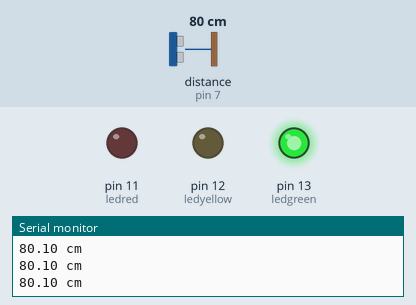
Simulated run of this sketch. Board: Arduino Uno, built with avr-gcc and run on an emulated ATmega328P. On the bench: output pins drawn as LEDs (lit = HIGH), the last lines printed to the serial monitor. Wiring (inferred from the names in the program): ultrasonic range finder: trigger pin 6; echo pin 7. Inputs (shaded band) come from the test bench; at power-on: distance to the obstacle (sensor on pin 7) 80 cm. The echo pulse lasts 58.3 µs per cm; pins used as bus, display or sensor lines are not drawn.

Above: at 1.3 s.
1.4 s: distance to the obstacle (sensor on pin 7) set to 23 cm
2.9 s: distance to the obstacle (sensor on pin 7) set to 18 cm
At 4.2 s:
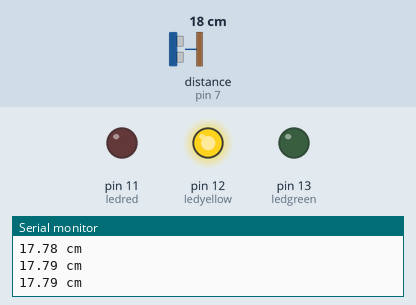
4.5 s: distance to the obstacle (sensor on pin 7) set to 12 cm
6.0 s: distance to the obstacle (sensor on pin 7) set to 9 cm
At 6.9 s:
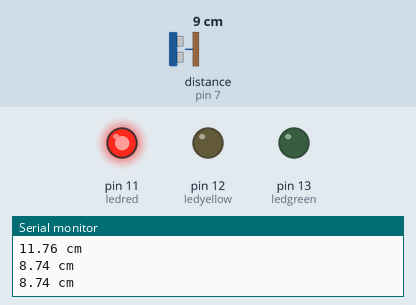
7.5 s: distance to the obstacle (sensor on pin 7) set to 35 cm
At 8.3 s:
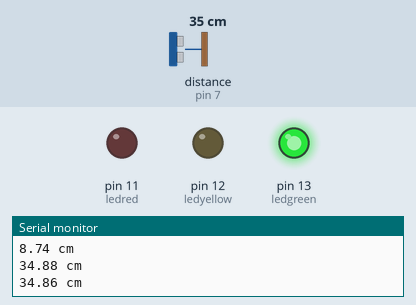
9.0 s: distance to the obstacle (sensor on pin 7) set to 2 cm
At 9.7 s:
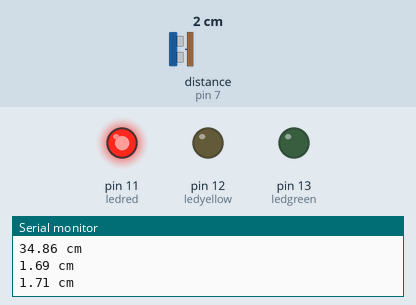
Timing chart, 0 to 11.5 s (numbered marks = the images above; inputs shaded):
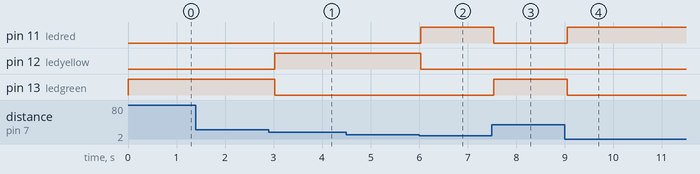

The sketch:

sketch_apr03b2.ino
```cpp
/*
  Interfacing ultrasonic sensor with arduino
  - Ayush Vema (101411009)
*/
const int trig = 6;
const int echo = 7;

const int ledgreen = 13;
const int ledyellow = 12;
const int ledred = 11;

long duration;
float inches, cm;
float cmDivisor=29.0 , inDivisor=79.0;

void setup()  {
  Serial.begin(9600);
  pinMode(trig,OUTPUT);
  pinMode(echo,INPUT);

  pinMode(ledgreen, OUTPUT);
  pinMode(ledyellow, OUTPUT);
  pinMode(ledred, OUTPUT);
}

void loop() {
  digitalWrite(trig, LOW);
  delayMicroseconds(2);
  digitalWrite(trig, HIGH);
  delayMicroseconds(5);
  digitalWrite(trig, LOW);
  duration = pulseIn(echo, HIGH); //returns time duration taken

  inches = duration / inDivisor / 2.0; //converts the time duration to inches
  cm = duration / cmDivisor / 2.0; //converts the time duration to cm

  ledDistance();  //glow lights acc. to distance

  Serial.print(cm);
  Serial.println(" cm");
  delay(500);  //to delay loop by .5 sec
}

void ledDistance () {

  digitalWrite(ledgreen,LOW);
  digitalWrite(ledyellow,LOW);
  digitalWrite(ledred,LOW);

  //no or very far obstacle
  if (cm > 20) {
    digitalWrite(ledgreen,HIGH);
  }

  if (cm <=20 and cm >= 10) {
    digitalWrite(ledyellow,HIGH);
  }

  if (cm < 10) {
    digitalWrite(ledred,HIGH);
  }
}
```

Measured:
- the behaviour switches between 21 and 20 cm on distance to the obstacle (sensor on pin 7) (found by bisection; images 0 and 1)
- the behaviour switches between 11 and 10 cm on distance to the obstacle (sensor on pin 7) (found by bisection; images 1 and 2)
- after the input at 2.9 s, pin 12 (ledyellow): LOW → HIGH after 0.13 s; pin 13 (ledgreen): HIGH → LOW after 0.13 s
- after the input at 6.0 s, pin 11 (ledred): LOW → HIGH at once; pin 12 (ledyellow): HIGH → LOW at once
- after the input at 7.5 s, pin 11 (ledred): HIGH → LOW at once; pin 13 (ledgreen): LOW → HIGH at once
- after the input at 9.0 s, pin 11 (ledred): LOW → HIGH after 0.05 s; pin 13 (ledgreen): HIGH → LOW after 0.05 s
